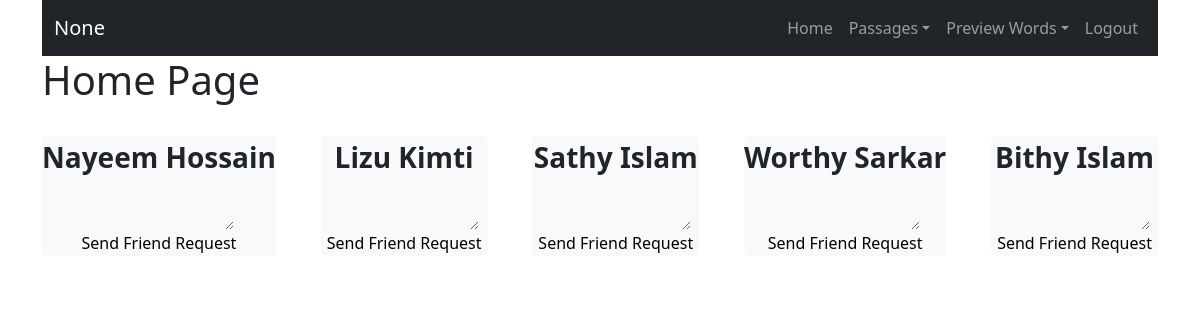
Page / (signed in) on the committed database.
### user/models.py (models this page shows, shortened)
class User(AbstractUser):
    phone = models.CharField(max_length=100, null=True, blank=True)
    gender = models.CharField(max_length=10, choices=ghelp.list_to_tuple(CHOICE.GENDER))
    @property
    def full_name(self):
        name = None
        if self.first_name and self.last_name: name = f'{self.first_name} {self.last_name}'
        else:
            if self.first_name: name = self.first_name
            else:
                if self.last_name: name = self.last_name
        return name
    @property
    def short_name(self):
        name = None
        if self.first_name: name = self.first_name
        else:
            if self.last_name: name = self.last_name
        return name

### dictionary/views.py (the view)
# urls.py: path('', views.home, name='home'),
def home(request):
    html_path = 'dictionary/home.html'
    context = {
        'title': 'Home',
        'user': request.user,
        'nav_links': {
            'auth': {
                'home': ghelp.nav_links(key='home', user=request.user),
                'view_passage': ghelp.nav_links(key='view_passage'),
                'add_passage': ghelp.nav_links(key='add_passage'),
                'words': ghelp.nav_links(key='words'),
                'word_details': ghelp.nav_links(key='word_details'),
                'logout': ghelp.nav_links(key='logout')
            },
            'unauth': {
                'login': ghelp.nav_links(key='login'),
                'register': ghelp.nav_links(key='register'),
            }
        },
        'potential_friends': ghelp.users_to_send_friend_request(MODELS_USER.User, MODELS_USER.UserFriend, MODELS_USER.FriendRequest, request.user) if request.user.is_authenticated else [],
        'friend_requests': request.user.requested_to_users.all() if request.user.is_authenticated else []
    }
    return render(request, html_path, context=context)

### help/common/generic.py (called while the page is built)
    def users_to_send_friend_request(self, User, Userfriend, Friendrequest, loggedin_user):
        friend_ids = Userfriend.objects.filter(
            Q(user=loggedin_user) | Q(friend=loggedin_user)
        ).values_list('user_id', 'friend_id')
        friend_ids = {id for pair in friend_ids for id in pair if id != loggedin_user.id}
        pending_ids = Friendrequest.objects.filter(
            Q(user=loggedin_user) | Q(requested_to=loggedin_user)
        ).values_list('user_id', 'requested_to_id')
        pending_ids = {id for pair in pending_ids for id in pair if id != loggedin_user.id}
        excluded_ids = friend_ids.union(pending_ids)
        potential_friends = User.objects.exclude(
            Q(id=loggedin_user.id) | Q(id__in=excluded_ids) | Q(is_superuser=True)
        )
        return potential_friends

### templates/dictionary/home.html (shortened to what this page needs)
{% extends 'base.html' %}
{% block navbar %}
  <nav class="navbar navbar-expand-lg navbar-dark bg-dark position-sticky top-0">
      <div class="container-fluid">
          <a class="navbar-brand" href="{% url nav_links.auth.home.name %}">{{nav_links.auth.home.level}}</a>
          <div class="collapse navbar-collapse" id="navbarNav">
              <ul class="navbar-nav ms-auto">
                  {% if user.is_authenticated %}
                      <li class="nav-item"><a class="nav-link" href="{% url nav_links.auth.home.name %}">Home</a></li>
                      <li class="nav-item dropdown">
                          <a class="nav-link dropdown-toggle" href="#" id="passagesDropdown" role="button" data-bs-toggle="dropdown" aria-expanded="false">Passages</a>
                      </li>
                      <li class="nav-item dropdown">
                          <a class="nav-link dropdown-toggle" href="#" id="previewWordsDropdown" role="button" data-bs-toggle="dropdown" aria-expanded="false">Preview Words</a>
                      </li>
                      <li class="nav-item"><a class="nav-link" href="{% url nav_links.auth.logout.name %}">{{nav_links.auth.logout.level}}</a></li>
                  {% else %}
                      <li class="nav-item"><a class="nav-link" href="{% url nav_links.unauth.login.name %}">{{nav_links.unauth.login.level}}</a></li>
                      <li class="nav-item"><a class="nav-link" href="{% url nav_links.unauth.register.name %}">{{nav_links.unauth.register.level}}</a></li>
                  {% endif %}
              </ul>
          </div>
      </div>
  </nav>
{% endblock %}
{% block body %}
  <h1>Home Page</h1>
  {% if user.is_authenticated  %}
    <div class="d-flex justify-content-between flex-wrap mt-3">
      {% for potential_friend in potential_friends %}
        <div class="d-flex flex-column bg-light rounded">
          <div class="d-flex justify-content-center align-items-center">
            <span class="fs-3 fw-bold">{{potential_friend.full_name}}</span>
          </div>
          <form method="POST" action="{% url 'send-friend-request' potential_friend.id %}" class="d-inline d-flex flex-column">
            <div class="d-flex justify-content-center align-items-center">
              <textarea class="transparent-input fw-bold" style="width: 150px;" rows="2" name="request_message"></textarea>
            </div>
            <div class="d-flex justify-content-center align-items-center">
              <button type="submit" style="border: none; background-color: transparent; cursor: pointer;">Send Friend Request</button>
            </div>
          </form>
        </div>
      {% endfor %}
    </div>
  {% else %}
    <h1>To Explore Login.</h1>
  {% endif %}
{% endblock %}

### templates/base.html (style rules this page uses)
.transparent-input { background: transparent; border: none; transition: border 0.3s ease; }
.transparent-input::placeholder { color: transparent; transition: opacity 0.3s ease; }

### rows in the picture
User: full_name "Nayeem Hossain"
User: full_name "Lizu Kimti"
User: full_name "Sathy Islam"
User: full_name "Worthy Sarkar"
User: full_name "Bithy Islam"

### other values in the picture
{{ nav_links.auth.home.level }} "None"
{{ nav_links.auth.logout.level }} "Logout"
